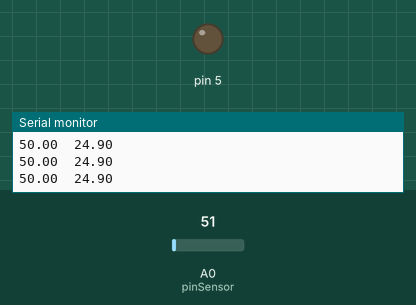
Simulated run of this sketch. Board: Arduino Uno, built with avr-gcc and run on an emulated ATmega328P. On the bench: output pins drawn as LEDs (lit = HIGH), the last lines printed to the serial monitor. The inputs (shaded band) are chosen by the test bench; at power-on: A0 (pinSensor) = 51.

Above: at 1.2 s.
1.3 s: A0 (pinSensor) set to 163
At 2.8 s:
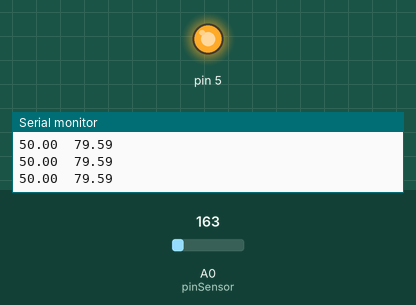
4.3 s: A0 (pinSensor) set to 86
At 4.49 s:
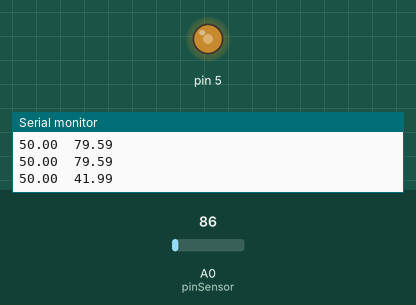
At 6.11 s:
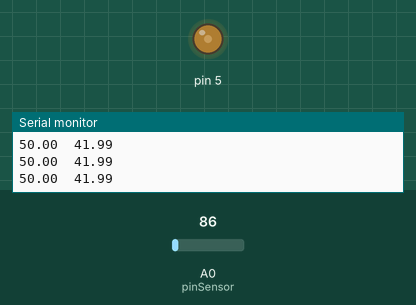
Timing chart, 0 to 10.3 s (numbered marks = the images above; inputs shaded):
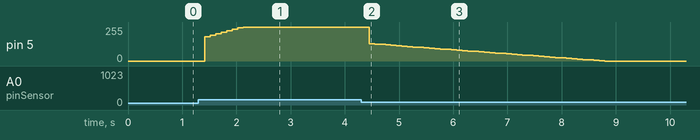

Measured:
- after the input at 1.3 s, pin 5: moves from 0/255 to 255/255 over 0.71 s, starting after 0.11 s
- after the input at 4.3 s, pin 5: moves from 255/255 to 0/255 over 4.3 s, starting after 0.15 s

The sketch:

WithPID.ino
```cpp
//https://www.anakkendali.com/arduino-tutorial-pid-untuk-air-heater-dengan-sensor-lm35-tanpa-library-pengujian/
#define pinSensor A0
int val;
float suhu;
float Kp = 10;
float Ki = 0.38;
float Kd = 0;
float Sp = 50 ;
int power;
double error, error_1, sum_error;
void PID () {
  bacaSuhu();
  error_1 = error ;
  error =  suhu - Sp;
  sum_error += error;
  double P = Kp * error;
  double I = Ki * sum_error ;
  double D = (Kd / 100) * (error - error_1);
  power = P + I + D;
  if (power > 255){
    power = 255;
  }
  else if (power < 0){
    power = 0;
  }
  analogWrite(5, power);
}
void setup() {
  // put your setup code here, to run once:
  Serial.begin(9600);
}
void loop() {
  // put your main code here, to run repeatedly:
  PID();
//  Serial.print(error);
//  Serial.print("  ");
//  Serial.print(error_1);
//  Serial.print("  ");
//  Serial.print(sum_error);
//  Serial.print("  ");
//  Serial.print(power);
//  Serial.print("  ");
  Serial.print(Sp);
  Serial.print("  ");
  Serial.println(suhu);
}
void bacaSuhu() {
  val = analogRead(pinSensor);
  suhu = val / 2.0479;
  delay(100);
}
```
